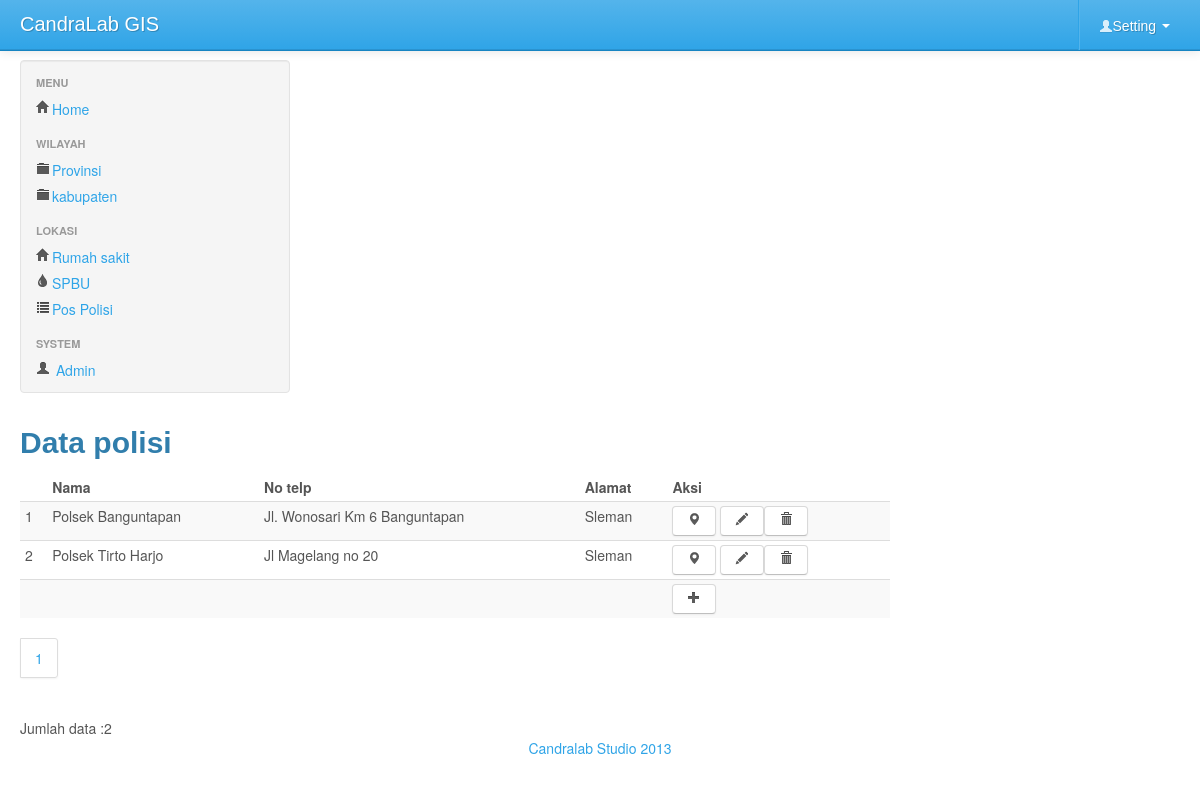
The app's page /index.php?mod=polisi&pg=polisi_view (signed in) with its own data.
### tables this page shows
CREATE TABLE IF NOT EXISTS `polisi` (
  `idpolisi` int(11) NOT NULL AUTO_INCREMENT,
  `nama` varchar(45) DEFAULT NULL,
  `no_telp` varchar(15) NOT NULL,
  `alamat` varchar(45) DEFAULT NULL,
  `lat` double DEFAULT NULL,
  `lng` double DEFAULT NULL,
  `idkabupaten` int(11) DEFAULT NULL,
  `foto` varchar(45) DEFAULT NULL,
  PRIMARY KEY (`idpolisi`)
);

CREATE TABLE IF NOT EXISTS `kabupaten` (
  `idkabupaten` int(11) NOT NULL AUTO_INCREMENT,
  `nama` varchar(45) DEFAULT NULL,
  `idprovinsi` int(11) DEFAULT NULL,
  `lat` double NOT NULL,
  `lng` double NOT NULL,
  PRIMARY KEY (`idkabupaten`)
);

### polisi/polisi_view.php (the view, shortened to what this page needs)
<div>
	<h2 id="headings"> Data polisi</h2>
	<table  class="table table-striped table-condensed">
		<thead>
			<th><td><b>Nama </b></td><td><b>No telp</b></td><td><b>Alamat</b></td><td><b>Aksi</b></td></th>
		</thead>
		<tbody>
<?php
$batas='10';
$halaman=$_GET['halaman'];
$posisi=null;
if(empty($halaman)){
$posisi=0;
}else{
$posisi=($halaman-1)* $batas;
}
$query="SELECT p.idpolisi,p.nama,k.nama as nama_kabupaten,p.no_telp,p.alamat
from polisi as p,kabupaten as k
where p.idkabupaten=k.idkabupaten
limit $posisi,$batas ";
$result=mysql_query($query) or die(mysql_error());
$no=1;
while($rows=mysql_fetch_object($result)){
			?>
			<tr>
				<td><?php echo  $posisi+$no
				?></td>
				<td><?php		echo $rows -> nama;?></td>
						<td><?php		echo $rows -> alamat;?></td>
				<td><?php echo $rows -> nama_kabupaten;?></td>
				<td>
					<a href="index.php?mod=polisi&pg=peta&id=<?php echo 	$rows -> idpolisi;?>"
				class='btn'> <i class="icon-map-marker"></i></a>
					<a href="index.php?mod=polisi&pg=polisi_form&id=<?php echo 	$rows -> idpolisi;?>"
				class='btn'> <i class="icon-pencil"></i></a><a href="index.php?mod=polisi&pg=polisi_view&act=del&id=<?php echo 	$rows -> idpolisi;?>"
				onclick="return confirm('Yakin data akan dihapus?') ";
				class='btn'> <i class="icon-trash"></i></a></td>
			</tr>
			<?php $no++;
	}?>
			<tr>
				<td colspan='4' ></td><td><a href="index.php?mod=polisi&pg=polisi_form"
				class='btn'	><i class="icon-plus"></i></a></td>
			</tr>
		</tbody>
	</table>
	<?php
$tampil2 = mysql_query("SELECT idpolisi from polisi");
$jmldata = mysql_num_rows($tampil2);
$jumlah_halaman = ceil($jmldata / $batas);
echo "<div class='pagination'> <ul>";
for($i = 1; $i <= $jumlah_halaman; $i++)
	echo "<li><a href='index.php?mod=polisi&pg=polisi_view&halaman=$i'>$i</a></li>";
?>
	</ul>
</div>
<br>
Jumlah data :<?php echo $jmldata;
?>
</div>

### index.php (style rules this page uses)
body { padding-top: 60px; padding-bottom: 40px; }

### records on screen
polisi: no "1", nama "Polsek Banguntapan", alamat "Jl. Wonosari Km 6 Banguntapan", idkabupaten.nama "Sleman"
polisi: no "2", nama "Polsek Tirto Harjo", alamat "Jl Magelang no 20", idkabupaten.nama "Sleman"

### other values on screen
$jmldata "2"
